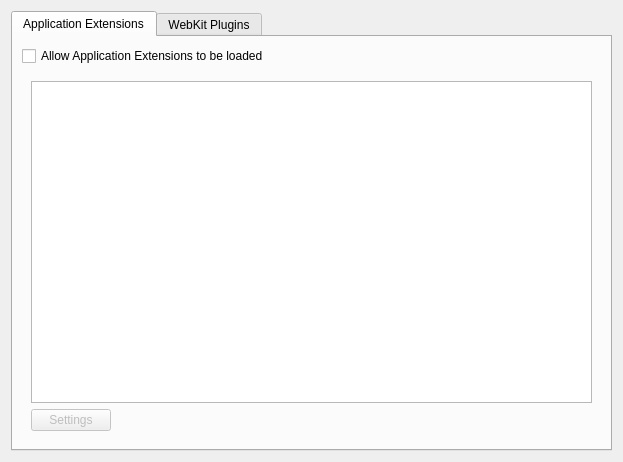
<?xml version="1.0" encoding="UTF-8"?>
<ui version="4.0">
 <class>PluginsList</class>
 <widget class="QWidget" name="PluginsList">
  <property name="geometry">
   <rect>
    <x>0</x>
    <y>0</y>
    <width>623</width>
    <height>462</height>
   </rect>
  </property>
  <property name="windowTitle">
   <string notr="true"/>
  </property>
  <layout class="QHBoxLayout" name="horizontalLayout_2">
   <item>
    <widget class="QTabWidget" name="tabWidget">
     <property name="currentIndex">
      <number>0</number>
     </property>
     <widget class="QWidget" name="tab">
      <attribute name="title">
       <string>Application Extensions</string>
      </attribute>
      <layout class="QVBoxLayout" name="verticalLayout_2">
       <item>
        <widget class="QCheckBox" name="allowAppPlugins">
         <property name="text">
          <string>Allow Application Extensions to be loaded</string>
         </property>
        </widget>
       </item>
       <item>
        <widget class="QFrame" name="verticalFrame">
         <layout class="QVBoxLayout" name="appExtensionFrame">
          <item>
           <widget class="QListWidget" name="list">
            <property name="alternatingRowColors">
             <bool>true</bool>
            </property>
            <property name="uniformItemSizes">
             <bool>true</bool>
            </property>
            <property name="wordWrap">
             <bool>true</bool>
            </property>
           </widget>
          </item>
          <item>
           <layout class="QHBoxLayout" name="horizontalLayout">
            <item>
             <widget class="QPushButton" name="butSettings">
              <property name="enabled">
               <bool>false</bool>
              </property>
              <property name="sizePolicy">
               <sizepolicy hsizetype="Fixed" vsizetype="Fixed">
                <horstretch>0</horstretch>
                <verstretch>0</verstretch>
               </sizepolicy>
              </property>
              <property name="text">
               <string>Settings</string>
              </property>
              <property name="icon">
               <iconset resource="../data/icons.qrc">
                <normaloff>:/icons/preferences/preferences-desktop.png</normaloff>:/icons/preferences/preferences-desktop.png</iconset>
              </property>
             </widget>
            </item>
            <item>
             <spacer name="horizontalSpacer">
              <property name="orientation">
               <enum>Qt::Horizontal</enum>
              </property>
              <property name="sizeHint" stdset="0">
               <size>
                <width>40</width>
                <height>20</height>
               </size>
              </property>
             </spacer>
            </item>
           </layout>
          </item>
         </layout>
        </widget>
       </item>
      </layout>
     </widget>
     <widget class="QWidget" name="tab_2">
      <attribute name="title">
       <string>WebKit Plugins</string>
      </attribute>
      <layout class="QGridLayout" name="gridLayout_2">
       <item row="0" column="0">
        <widget class="QLabel" name="label">
         <property name="text">
          <string>&lt;b&gt;Click To Flash Plugin&lt;/b&gt;</string>
         </property>
        </widget>
       </item>
       <item row="1" column="0" colspan="2">
        <widget class="QLabel" name="label_2">
         <property name="text">
          <string>Click To Flash is a plugin which blocks auto loading of Flash content at page. You can always load it manually by clicking on the Flash play icon.</string>
         </property>
         <property name="wordWrap">
          <bool>true</bool>
         </property>
        </widget>
       </item>
       <item row="3" column="0" colspan="2">
        <layout class="QGridLayout" name="gridLayout">
         <item row="0" column="0" rowspan="3">
          <widget class="QTreeWidget" name="whitelist">
           <column>
            <property name="text">
             <string>Whitelist</string>
            </property>
           </column>
          </widget>
         </item>
         <item row="1" column="1">
          <widget class="QPushButton" name="add">
           <property name="text">
            <string>Add</string>
           </property>
          </widget>
         </item>
         <item row="2" column="1">
          <widget class="QPushButton" name="remove">
           <property name="text">
            <string>Remove</string>
           </property>
          </widget>
         </item>
         <item row="0" column="1">
          <spacer name="verticalSpacer">
           <property name="orientation">
            <enum>Qt::Vertical</enum>
           </property>
           <property name="sizeHint" stdset="0">
            <size>
             <width>20</width>
             <height>40</height>
            </size>
           </property>
          </spacer>
         </item>
        </layout>
       </item>
       <item row="2" column="0">
        <widget class="QCheckBox" name="allowClick2Flash">
         <property name="text">
          <string>Allow Click To Flash</string>
         </property>
        </widget>
       </item>
      </layout>
     </widget>
    </widget>
   </item>
  </layout>
 </widget>
 <resources>
  <include location="../data/icons.qrc"/>
 </resources>
 <connections/>
</ui>
